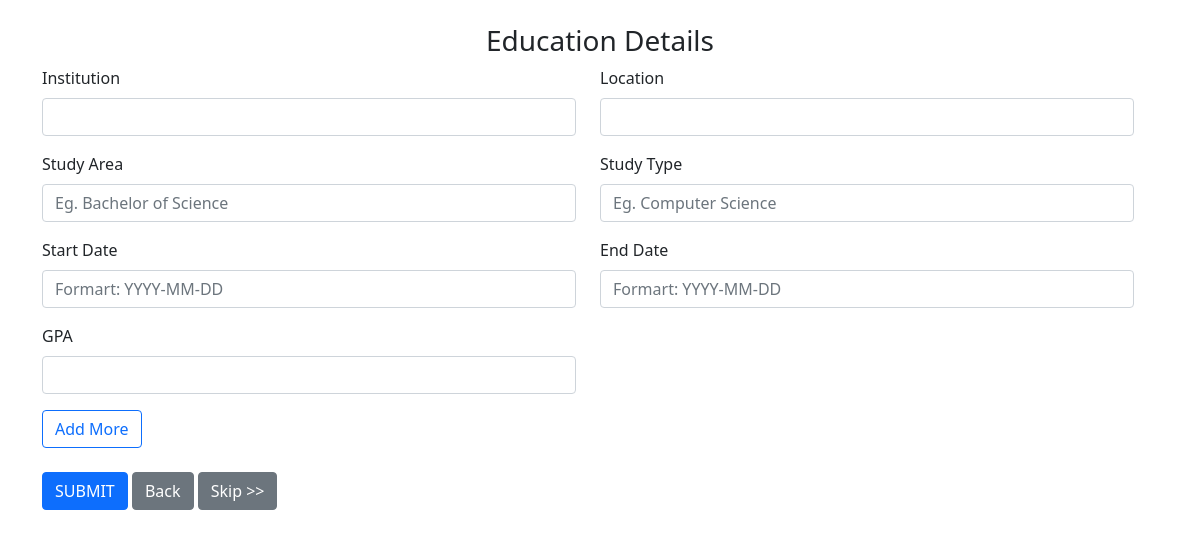
/add/profile/1/section/2/, run on an earlier commit of the app's database.
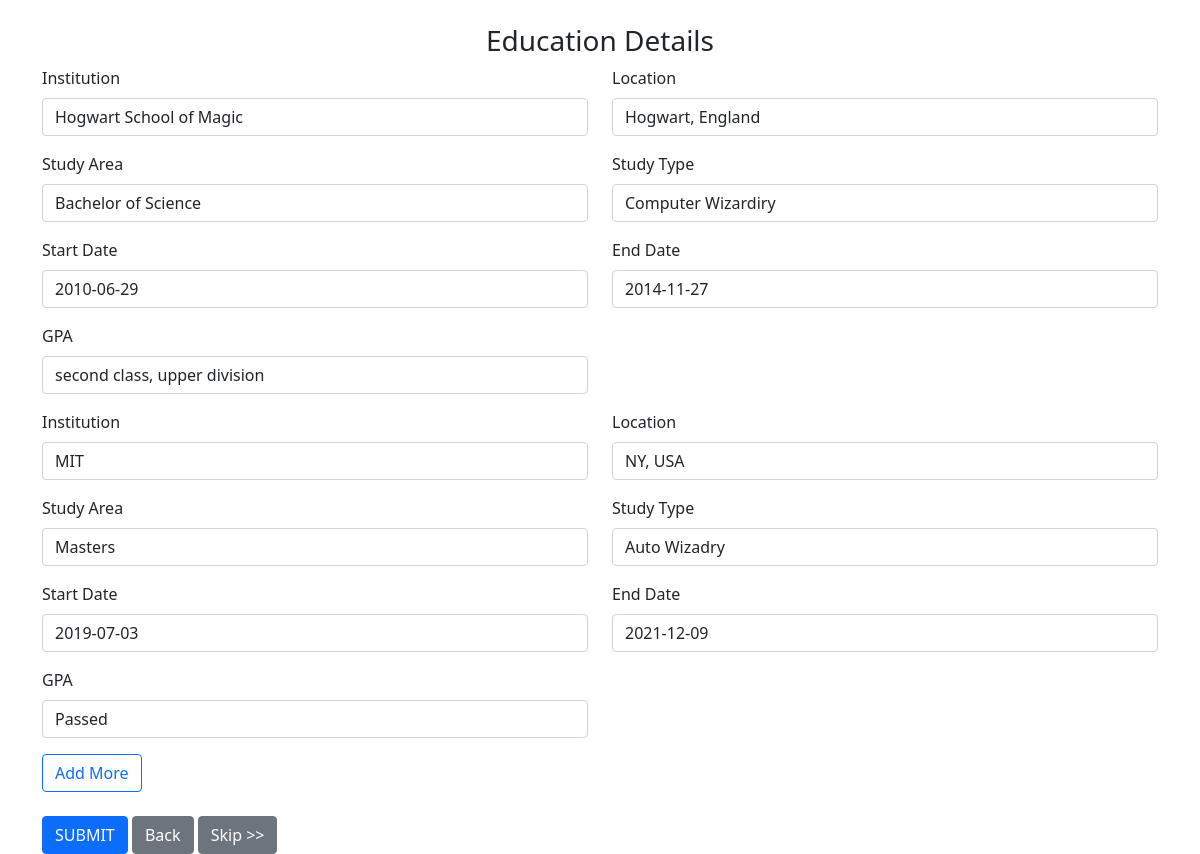
And on a later commit of the database.
### job_profile/models.py (models this page shows)
class Education(models.Model):
	job_profile = models.ForeignKey(JobProfile, on_delete=models.CASCADE)
	institution = models.CharField('Institution', max_length=200)
	location = models.CharField('Location', max_length=50)
	study_area = models.CharField('Major', max_length=200)
	study_type = models.CharField('Field', max_length=200)
	start_date = models.DateField()
	end_date = models.DateField()
	gpa = models.CharField('GPA', max_length=50)
	date_created = models.DateTimeField('Date Created', auto_now_add=True)

### resume_generator/views.py (the view)
# urls.py: path('add/profile/<int:step>/section/<int:profile_id>/', views.add_profile, name='add-profile'),
def add_profile(request, step, profile_id):
	profile = JobProfile.objects.get(id=int(profile_id))
	if request.method == 'POST':
		if int(step) == 1:
			for edu in profile.education():
				edu.institution = request.POST["institution-edu-"+str(edu.id)]
				edu.location = request.POST["location-edu-"+str(edu.id)]
				edu.study_area = request.POST["study_area-edu-"+str(edu.id)]
				edu.study_type = request.POST["study_type-edu-"+str(edu.id)]
				edu.start_date = request.POST["start_date-edu-"+str(edu.id)]
				edu.end_date = request.POST["end_date-edu-"+str(edu.id)]
				edu.gpa = request.POST["gpa-edu-"+str(edu.id)]
				edu.save()
			form_num = int(request.POST["form_num"])
			if form_num > 0:
				form_num = form_num + 1
				for x in range(1, form_num):
					institution = request.POST["institution-edu_"+str(x)]
					location = request.POST["location-edu_"+str(x)]
					study_area = request.POST["study_area-edu_"+str(x)]
					study_type = request.POST["study_type-edu_"+str(x)]
					start_date = request.POST["start_date-edu_"+str(x)]
					end_date = request.POST["end_date-edu_"+str(x)]
					gpa = request.POST["gpa-edu_"+str(x)]
					if institution.strip() != "" and study_type.strip() != "":
						form = EducationForm({'job_profile': profile.id, 'institution': institution,
							'location': location, 'study_area': study_area, 'study_type': study_type,
							'start_date': start_date, 'end_date': end_date, 'gpa': gpa})
						if form.is_valid():
							form.save()
						else:
							print(data.errors)
			return redirect('add-profile', 2, profile.id)
		elif int(step) == 2:
			for work in profile.work():
				work.company = request.POST["company-work-"+str(work.id)]
				work.location = request.POST["location-work-"+str(work.id)]
				work.position = request.POST["position-work-"+str(work.id)]
				work.website = request.POST["website-work-"+str(work.id)]
				work.start_date = request.POST["start_date-work-"+str(work.id)]
				work.end_date = request.POST["end_date-work-"+str(work.id)]
				work.save()
				for keyword in work.highlights():
					post_name = "name-work-highlight-"+str(work.id)+"-"+str(keyword.id)
					name = request.POST.get(post_name, keyword.name)
					keyword.name = name
					keyword.save()
				form_num = int(request.POST.get("work-highlight_form_num"+str(work.id), 0))
				if form_num > 0:
					form_num = form_num + 1
					for x in range(1, form_num):
						post_name = "name-work-highlight-"+str(work.id)+"_"+str(x)
						name = request.POST.get(post_name, 0)
						if name != 0:
							keyword = WorkHighlight(work=work, name=name)
							keyword.save()
			form_num = int(request.POST["form_num"])
			if form_num > 0:
				form_num = form_num + 1
				for x in range(1, form_num):
					company = request.POST["company-work_"+str(x)]
					location = request.POST["location-work_"+str(x)]
					position = request.POST["position-work_"+str(x)]
					website = request.POST["website-work_"+str(x)]
					start_date = request.POST["start_date-work_"+str(x)]
					end_date = request.POST["end_date-work_"+str(x)]
					if company.strip() != "" and position.strip() != "":
						form = WorkForm({'job_profile': profile.id, 'company': company,
							'location': location, 'position': position, 'website': website,
							'start_date': start_date, 'end_date': end_date})
						if form.is_valid():
							work = form.save()
						else:
							print(data.errors)
			return redirect('add-profile', 3, profile.id)
		elif int(step) == 3:
			for skill in profile.skills():
				skill.name = request.POST["name-skill-"+str(skill.id)]
				skill.save()
				keywords = request.POST["keywords-skill-"+str(skill.id)]
				keywords_dic = keywords.split(',')
				skill_keywords = SkillKeyword.objects.filter(skill=skill.id)
				skill_keywords.delete()
				for keyword in keywords_dic:
					new_keyword = SkillKeyword(skill=skill, name=keyword)
					new_keyword.save()
			form_num = int(request.POST["form_num"])
			if form_num > 0:
				form_num = form_num + 1
				for x in range(1, form_num):
					name = request.POST["name-skill_"+str(x)]
					if name.strip() != "":
						skill = Skill(job_profile=profile, name=name)
						skill.save()
						keywords = request.POST["keywords-skill_"+str(skill.id)]
						keywords_dic = keywords.split(',')
						for keyword in keywords_dic:
							new_keyword = SkillKeyword(skill=skill, name=keyword)
							new_keyword.save()
			return redirect('add-profile', 4, profile.id)
		elif int(step) == 4:
			for project in profile.projects():
				project.name = request.POST["name-project-"+str(project.id)]
				project.description = request.POST["description-project-"+str(project.id)]
				project.url = request.POST["url-project-"+str(project.id)]
				project.date = request.POST["date-project-"+str(project.id)]
				project.save()
				keywords = request.POST['technologies-project-'+str(project.id)]
				keywords_dic = keywords.split(',')
				project_keywords = ProjectKeyword.objects.filter(project=project.id)
				project_keywords.delete()
				for keyword in keywords_dic:
					new_keyword = ProjectKeyword(project=project, technology=keyword.strip())
					new_keyword.save()
			form_num = int(request.POST["form_num"])
			if form_num > 0:
				form_num = form_num + 1
				for x in range(1, form_num):
					name = request.POST["name-project_"+str(x)]
					description = request.POST["description-project_"+str(x)]
					url = request.POST["url-project_"+str(x)]
					date = request.POST["date-project_"+str(x)]
					if name.strip() != "":
						project = Project(job_profile=profile, name=name, description=description, url=url,
							date=date)
						project.save()
						keywords = request.POST['technologies-project_'+str(x)]
						keywords_dic = keywords.split(',')
						for keyword in keywords_dic:
							new_keyword = ProjectKeyword(project=project, technology=keyword.strip())
							new_keyword.save()
			return redirect('add-profile', 5, profile.id)
		elif int(step) == 5:
			for award in profile.awards():
				award.title = request.POST["title-award-"+str(award.id)]
				award.date = request.POST["date-award-"+str(award.id)]
				award.awarder = request.POST["awarder-award-"+str(award.id)]
				award.summary = request.POST["summary-award-"+str(award.id)]
				award.save()
			form_num = int(request.POST["form_num"])
			if form_num > 0:
				form_num = form_num + 1
				for x in range(1, form_num):
					title = request.POST["title-award_"+str(x)]
					date = request.POST["date-award_"+str(x)]
					awarder = request.POST["awarder-award_"+str(x)]
					summary = request.POST["summary-award_"+str(x)]
					if title.strip() != "":
						data = Award(job_profile=profile, title=title, date=date, awarder=awarder,
							summary=summary)
						data.save()
			return redirect('profile', profile.id)
		else:
			return redirect('profile', profile.id)
	else:
		if int(step) == 1:
			return render(request, 'main/add-education.html', {'profile': profile})
		elif int(step) == 2:
			return render(request, 'main/add-work.html', {'profile': profile})
		elif int(step) == 3:
			return render(request, 'main/add-skill.html', {'profile': profile})
		elif int(step) == 4:
			return render(request, 'main/add-project.html', {'profile': profile})
		elif int(step) == 5:
			return render(request, 'main/add-award.html', {'profile': profile})
		else:
			return redirect('index')

### job_profile/models.py (called while the page is built)
	def education(self):
		return Education.objects.filter(job_profile=self.id)

### job_profile/templates/main/add-education.html (shortened to what this page needs)
{% extends "main/base.html" %}
{% load static %}
{% block content %}
	<div class="row text-center">
		<h3>Education Details</h3>
	</div>
	<div class="row">
		<div class="col-12">
			<form action="{% url 'add-profile' 1 profile.id %}" method="post">
			{% for edu in profile.education %}
				<div class="row">
					<div class="col-md-6 mb-3">
						<label class="form-label">Institution</label>
  						<input type="text" class="form-control" name="institution-edu-{{edu.id}}" value="{{edu.institution}}" required>
					</div>
					<div class="col-md-6 mb-3">
						<label class="form-label">Location</label>
  						<input type="text" class="form-control" name="location-edu-{{edu.id}}" value="{{edu.location}}" required>
					</div>
					<div class="col-md-6 mb-3">
						<label class="form-label">Study Area</label>
  						<input type="text" class="form-control" name="study_area-edu-{{edu.id}}" value="{{edu.study_area}}" placeholder="Eg. Bachelor of Science" required>
					</div>
					<div class="col-md-6 mb-3">
						<label class="form-label">Study Type</label>
  						<input type="text" class="form-control" name="study_type-edu-{{edu.id}}" value="{{edu.study_type}}" placeholder="Eg. Computer Science" required>
					</div>
					<div class="col-md-6 mb-3">
						<label class="form-label">Start Date</label>
  						<input type="text" class="form-control" name="start_date-edu-{{edu.id}}" value="{{edu.start_date|date:"Y-m-d"}}" placeholder="Formart: YYYY-MM-DD" required>
					</div>
					<div class="col-md-6 mb-3">
						<label class="form-label">End Date</label>
  						<input type="text" class="form-control" name="end_date-edu-{{edu.id}}" value="{{edu.end_date|date:"Y-m-d"}}" placeholder="Formart: YYYY-MM-DD" required>
					</div>
					<div class="col-md-6 mb-3">
						<label class="form-label">GPA</label>
  						<input type="text" class="form-control" name="gpa-edu-{{edu.id}}" value="{{edu.gpa}}">
					</div>
				</div>
			{% empty %}
			<div class="row form-row">
				<div class="row form-item">
					<div class="col-md-6 mb-3">
						<label class="form-label">Institution</label>
  						<input type="text" class="form-control" name="institution-edu_1" required>
					</div>
					<div class="col-md-6 mb-3">
						<label class="form-label">Location</label>
  						<input type="text" class="form-control" name="location-edu_1" required>
					</div>
					<div class="col-md-6 mb-3">
						<label class="form-label">Study Area</label>
  						<input type="text" class="form-control" name="study_area-edu_1" placeholder="Eg. Bachelor of Science" required>
					</div>
					<div class="col-md-6 mb-3">
						<label class="form-label">Study Type</label>
  						<input type="text" class="form-control" name="study_type-edu_1" placeholder="Eg. Computer Science" required>
					</div>
					<div class="col-md-6 mb-3">
						<label class="form-label">Start Date</label>
  						<input type="text" class="form-control" name="start_date-edu_1" placeholder="Formart: YYYY-MM-DD" required>
					</div>
					<div class="col-md-6 mb-3">
						<label class="form-label">End Date</label>
  						<input type="text" class="form-control" name="end_date-edu_1" placeholder="Formart: YYYY-MM-DD" required>
					</div>
					<div class="col-md-6 mb-3">
						<label class="form-label">GPA</label>
  						<input type="text" class="form-control" name="gpa-edu_1">
					</div>
				</div>
			</div>
			{% endfor %}
				<div class="row">
					<div class="col-md-2">
						<a id="edu-add-id" class="btn btn-outline-primary" href="#">Add More</a>
					</div>
				</div>
				<div class="row pt-4">
					<div class="col-12">
						<button class="btn btn-primary">SUBMIT</button>
						<a class="btn btn-secondary" href="{% url 'edit-profile' profile.id %}">Back</a>
						<a class="btn btn-secondary" href="{% url 'add-profile' 2 profile.id %}">Skip >></a>
					</div>
				</div>
			</form>
		</div>
	</div>
{% endblock %}

What changed in the data, as far as the page shows it:
added Education: institution "Hogwart School of Magic", location "Hogwart, England", study_area "Bachelor of Science", study_type "Computer Wizardiry", start_date "2010-06-29", end_date "2014-11-27", gpa "second class, upper division"
added Education: institution "MIT", location "NY, USA", study_area "Masters", study_type "Auto Wizadry", start_date "2019-07-03", end_date "2021-12-09", gpa "Passed"
Also different on the page:
text no longer shown: "Institution Location Study Area Study Type Start Date End Date GPA"
